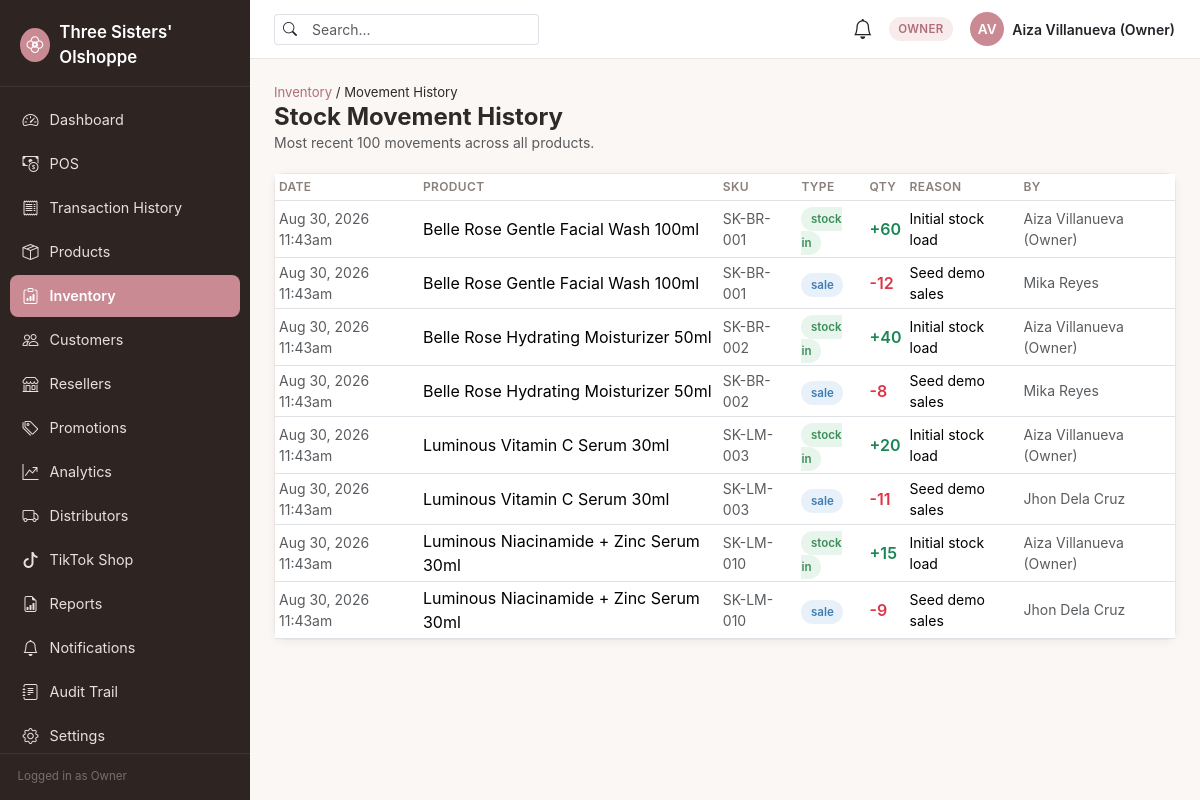
The app's page /inventory/movements.php (signed in) with its own data.
### tables this page shows
CREATE TABLE stock_movements (
    id              BIGINT UNSIGNED AUTO_INCREMENT PRIMARY KEY,
    product_id      INT UNSIGNED NOT NULL,
    movement_type   ENUM('stock_in','sale','reseller_order','tiktok_order','return','damaged','expired','adjustment') NOT NULL,
    quantity        INT NOT NULL,                  
    reason          VARCHAR(255) NULL,
    reference_type  VARCHAR(50) NULL,               
    reference_id    BIGINT UNSIGNED NULL,
    performed_by    INT UNSIGNED NULL,
    created_at      TIMESTAMP NOT NULL DEFAULT CURRENT_TIMESTAMP,
    FOREIGN KEY (product_id) REFERENCES products(id),
    FOREIGN KEY (performed_by) REFERENCES users(id) ON DELETE SET NULL,
    INDEX idx_stock_movements_product (product_id),
    INDEX idx_stock_movements_type (movement_type),
    INDEX idx_stock_movements_created (created_at)
);

CREATE TABLE products (
    id                      INT UNSIGNED AUTO_INCREMENT PRIMARY KEY,
    sku                     VARCHAR(50) NOT NULL UNIQUE,
    name                    VARCHAR(150) NOT NULL,
    category_id             INT UNSIGNED NULL,
    brand_id                INT UNSIGNED NULL,
    description             TEXT NULL,
    cost_price              DECIMAL(10,2) NOT NULL DEFAULT 0.00,
    selling_price           DECIMAL(10,2) NOT NULL DEFAULT 0.00,
    reorder_level           INT UNSIGNED NOT NULL DEFAULT 10,
    expiration_date         DATE NULL,
    primary_distributor_id  INT UNSIGNED NULL,
    lead_time_days          SMALLINT UNSIGNED NULL,       
    image_path              VARCHAR(255) NULL,
    status                  ENUM('active','archived') NOT NULL DEFAULT 'active',
    created_at              TIMESTAMP NOT NULL DEFAULT CURRENT_TIMESTAMP,
    updated_at              TIMESTAMP NOT NULL DEFAULT CURRENT_TIMESTAMP ON UPDATE CURRENT_TIMESTAMP,
    FOREIGN KEY (category_id) REFERENCES categories(id) ON DELETE SET NULL,
    FOREIGN KEY (brand_id) REFERENCES brands(id) ON DELETE SET NULL,
    FOREIGN KEY (primary_distributor_id) REFERENCES distributors(id) ON DELETE SET NULL,
    INDEX idx_products_category (category_id),
    INDEX idx_products_brand (brand_id),
    INDEX idx_products_status (status),
    INDEX idx_products_expiration (expiration_date)
);

CREATE TABLE users (
    id              INT UNSIGNED AUTO_INCREMENT PRIMARY KEY,
    role_id         INT UNSIGNED NOT NULL,
    username        VARCHAR(50) NOT NULL UNIQUE,
    email           VARCHAR(150) NOT NULL UNIQUE,
    password_hash   VARCHAR(255) NOT NULL,
    full_name       VARCHAR(150) NOT NULL,
    phone           VARCHAR(30) NULL,
    distributor_id  INT UNSIGNED NULL,               
    status          ENUM('active','inactive') NOT NULL DEFAULT 'active',
    last_login_at   DATETIME NULL,
    created_at      TIMESTAMP NOT NULL DEFAULT CURRENT_TIMESTAMP,
    updated_at      TIMESTAMP NOT NULL DEFAULT CURRENT_TIMESTAMP ON UPDATE CURRENT_TIMESTAMP,
    FOREIGN KEY (role_id) REFERENCES roles(id),
    INDEX idx_users_role (role_id)
);

### config/database.php (called while the page is built, shortened)
<?php
function db(): PDO
{
    static $pdo = null;
    $host = getenv('DB_HOST') ?: '127.0.0.1';
    $port = getenv('DB_PORT') ?: '3306';
    $name = getenv('DB_NAME') ?: 'three_sisters';
    $user = getenv('DB_USER') ?: 'root';
    $pass = getenv('DB_PASS') ?: '';
    $charset = 'utf8mb4';
    $dsn = "mysql:host={$host};port={$port};dbname={$name};charset={$charset}";
    $options = [
        PDO::ATTR_ERRMODE            => PDO::ERRMODE_EXCEPTION,
        PDO::ATTR_DEFAULT_FETCH_MODE => PDO::FETCH_ASSOC,
        PDO::ATTR_EMULATE_PREPARES   => false,
    ];
    try {
        $pdo = new PDO($dsn, $user, $pass, $options);
    } catch (PDOException $e) {
        error_log('[DB CONNECTION ERROR] ' . $e->getMessage());
        http_response_code(500);
        die('A system error occurred. Please try again later or contact the administrator.');
    }
    return $pdo;
}

### core/InventoryService.php (called while the page is built, shortened)
<?php
final class InventoryService
{
    public static function recentMovements(?int $productId = null, int $limit = 50): array
    {
        $sql = "SELECT sm.*, p.name AS product_name, p.sku, u.full_name AS performed_by_name
                FROM stock_movements sm
                JOIN products p ON p.id = sm.product_id
                LEFT JOIN users u ON u.id = sm.performed_by";
        $params = [];
        $sql .= ' ORDER BY sm.created_at DESC LIMIT ' . (int) $limit;
        $stmt = db()->prepare($sql);
        $stmt->execute($params);
        return $stmt->fetchAll();
    }
}

### inventory/movements.php (the view, shortened to what this page needs)
<?php
$movements = InventoryService::recentMovements(null, 100);
$typeBadge = [
    'stock_in' => 'badge-success', 'sale' => 'badge-info', 'reseller_order' => 'badge-info',
    'tiktok_order' => 'badge-info', 'return' => 'badge-warning', 'damaged' => 'badge-danger',
    'expired' => 'badge-danger', 'adjustment' => 'badge-neutral',
];
require __DIR__ . '/../components/header.php';
?>
<div class="page-header">
    <nav class="breadcrumb"><a href="<?= BASE_URL ?>/inventory/index.php" class="text-decoration-none">Inventory</a>&nbsp;/&nbsp;Movement History</nav>
    <h1 class="page-title h4 mb-0">Stock Movement History</h1>
    <p class="text-muted mb-0 small">Most recent 100 movements across all products.</p>
</div>
<div class="ts-card">
    <?php if (!$movements): ?>
        <div class="empty-state"><i class="bi bi-arrow-left-right"></i><p class="mb-0">No stock movements recorded yet.</p></div>
    <?php else: ?>
        <div class="table-responsive">
            <table class="table table-sm align-middle mb-0">
                <thead><tr><th>Date</th><th>Product</th><th>SKU</th><th>Type</th><th>Qty</th><th>Reason</th><th>By</th></tr></thead>
                <tbody>
                <?php foreach ($movements as $m): ?>
                    <tr>
                        <td class="text-muted small"><?= htmlspecialchars(date('M j, Y g:ia', strtotime($m['created_at']))) ?></td>
                        <td><?= htmlspecialchars($m['product_name']) ?></td>
                        <td class="text-muted small"><?= htmlspecialchars($m['sku']) ?></td>
                        <td><span class="badge-status <?= $typeBadge[$m['movement_type']] ?? 'badge-neutral' ?>"><?= str_replace('_', ' ', $m['movement_type']) ?></span></td>
                        <td class="<?= $m['quantity'] >= 0 ? 'text-success' : 'text-danger' ?> fw-semibold"><?= $m['quantity'] >= 0 ? '+' : '' ?><?= (int) $m['quantity'] ?></td>
                        <td class="small"><?= htmlspecialchars($m['reason'] ?? '—') ?></td>
                        <td class="small text-muted"><?= htmlspecialchars($m['performed_by_name'] ?? 'System') ?></td>
                    </tr>
                <?php endforeach; ?>
                </tbody>
            </table>
        </div>
    <?php endif; ?>
</div>
<?php require __DIR__ . '/../components/footer.php'; ?>

### assets/css/style.css (style rules this page uses)
:root { --ts-font-heading: 'Poppins', -apple-system, 'Segoe UI', Roboto, 'Helvetica Neue', Arial, sans-serif; --ts-font-body: 'Inter', -apple-system, 'Segoe UI', Roboto, 'Helvetica Neue', Arial, sans-serif; --ts-bg: #FAF7F5; --ts-surface: #FFFFFF; --ts-text: #2E2A28; --ts-text-muted: #8A7F7A; --ts-border: #ECE4E0; --ts-accent: #C98A93; --ts-accent-dark: #B06E78; --ts-accent-tint: #F7EBEC; --ts-sidebar-bg: #2E2422; --ts-sidebar-text: #E9DFDC; --ts-sidebar-active: #C98A93; --ts-success: #3E8E5A; --ts-success-bg: #E7F5EC; --ts-warning: #B98A2E; --ts-warning-bg: #FBF1DF; --ts-danger: #C0473F; --ts-danger-bg: #FBEAE8; --ts-info: #3E7CB1; --ts-info-bg: #E8F1FA; --ts-radius: 0.65rem; --ts-shadow: 0 2px 10px rgba(46, 34, 28, 0.06); --ts-shadow-lg: 0 8px 28px rgba(46, 34, 28, 0.10); --bs-body-font-family: var(--ts-font-body); }
body { background-color: var(--ts-bg); color: var(--ts-text); font-family: var(--ts-font-body); }
h1, h2, h3, h4, h5, h6, .brand-font { font-family: var(--ts-font-heading); color: var(--ts-text); }
a { color: var(--ts-accent-dark); }
.page-header { margin-bottom: 1.25rem; }
.page-header .page-title { font-weight: 700; margin-bottom: 0.15rem; }
.page-header .breadcrumb { font-size: 0.82rem; margin-bottom: 0; }
.card, .ts-card { background: var(--ts-surface); border: 1px solid var(--ts-border); border-radius: var(--ts-radius); box-shadow: var(--ts-shadow); }
.badge-status { font-weight: 600; font-size: 0.72rem; padding: 0.32rem 0.6rem; border-radius: 999px; }
.badge-success { background: var(--ts-success-bg); color: var(--ts-success); }
.badge-info { background: var(--ts-info-bg); color: var(--ts-info); }
.table thead th { font-size: 0.75rem; text-transform: uppercase; letter-spacing: 0.03em; color: var(--ts-text-muted); border-bottom-width: 1px; font-weight: 600; }
.table td { vertical-align: middle; }

### records on screen
stock_movements: created_at "Aug 30, 2026 11:43am", product.name "Belle Rose Gentle Facial Wash 100ml", product.sku "SK-BR-001", movement_type "stock in", quantity "60", reason "Initial stock load", performed_by.full_name "Aiza Villanueva (Owner)"
stock_movements: created_at "Aug 30, 2026 11:43am", product.name "Belle Rose Gentle Facial Wash 100ml", product.sku "SK-BR-001", movement_type "sale", quantity "-12", reason "Seed demo sales", performed_by.full_name "Mika Reyes"
stock_movements: created_at "Aug 30, 2026 11:43am", product.name "Belle Rose Hydrating Moisturizer 50ml", product.sku "SK-BR-002", movement_type "stock in", quantity "40", reason "Initial stock load", performed_by.full_name "Aiza Villanueva (Owner)"
stock_movements: created_at "Aug 30, 2026 11:43am", product.name "Belle Rose Hydrating Moisturizer 50ml", product.sku "SK-BR-002", movement_type "sale", quantity "-8", reason "Seed demo sales", performed_by.full_name "Mika Reyes"
stock_movements: created_at "Aug 30, 2026 11:43am", product.name "Luminous Vitamin C Serum 30ml", product.sku "SK-LM-003", movement_type "stock in", quantity "20", reason "Initial stock load", performed_by.full_name "Aiza Villanueva (Owner)"
stock_movements: created_at "Aug 30, 2026 11:43am", product.name "Luminous Vitamin C Serum 30ml", product.sku "SK-LM-003", movement_type "sale", quantity "-11", reason "Seed demo sales", performed_by.full_name "Jhon Dela Cruz"
stock_movements: created_at "Aug 30, 2026 11:43am", product.name "Luminous Niacinamide + Zinc Serum 30ml", product.sku "SK-LM-010", movement_type "stock in", quantity "15", reason "Initial stock load", performed_by.full_name "Aiza Villanueva (Owner)"
stock_movements: created_at "Aug 30, 2026 11:43am", product.name "Luminous Niacinamide + Zinc Serum 30ml", product.sku "SK-LM-010", movement_type "sale", quantity "-9", reason "Seed demo sales", performed_by.full_name "Jhon Dela Cruz"

### other values on screen
APP_NAME "Three Sisters' Olshoppe"
$item['label'] "Dashboard"
$item['label'] "POS"
$item['label'] "Transaction History"
$item['label'] "Products"
$item['label'] "Inventory"
$item['label'] "Customers"
$item['label'] "Resellers"
$item['label'] "Promotions"
$item['label'] "Analytics"
$item['label'] "Distributors"
$item['label'] "TikTok Shop"
$item['label'] "Reports"
$item['label'] "Notifications"
$item['label'] "Audit Trail"
